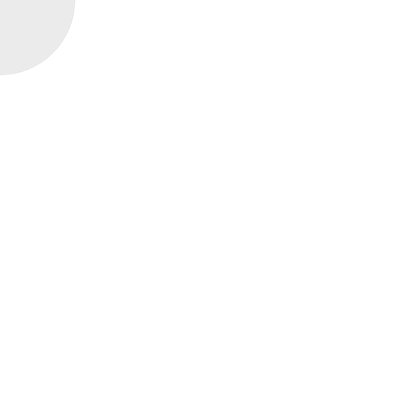
Frame 1 (no input)
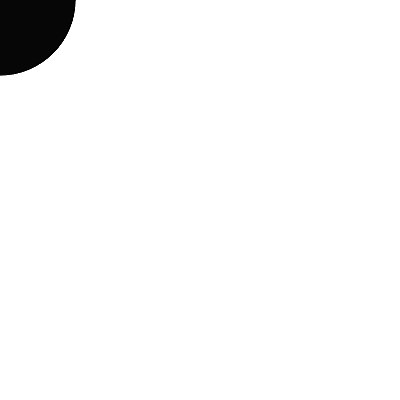
Frame 60 (no input)
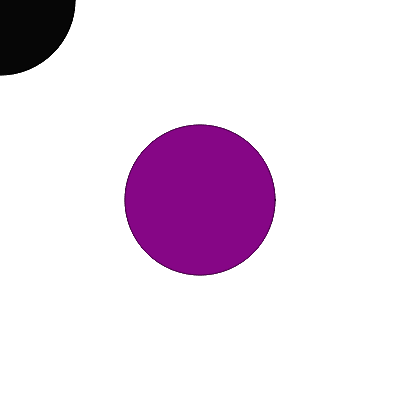
Frame 120 (the mouse pressed at the canvas centre since frame 60)

The p5.js sketch that drew these frames (run headless with seeded random() and noise() and a simulated clock; from frame 60 on, the mouse is pressed at the canvas centre):

// p5.js sketch
// ── sketch.js
function setup() {
  createCanvas(400, 400);
  background(255);
}

function draw() {
  let r = map(mouseX, 0, windowWidth, 0, 255);
  let b = map(mouseY, 0, windowWidth, 0, 255);
  fill(r, 0, b, 20);
  stroke(r * 0.5, 0, b * 0.5, 10);
  ellipse(mouseX, mouseY, 150, 150);
}

function windowResized(){
  resizeCanvas(windowWidth, windowHeight);
}
// ── style.css
html, body {
  margin: 0;
  padding: 0;
  font-family: monospace;
  font-size:15px
}
canvas {
  display: block;
}

.dropdown {
  position: fixed;
  display: inline-block;
  z-index: 1;

}

.dropbutton {
  background-color: #909090;
  color: black;
  padding: 16px;
  
  border: none;
  font-family: monospace;
  font-size: 15px;
}

.dropdown-content{
  display: none;
  position: absolute;
  background-color: #f1f1f1;
  min-width: 160px;
  box-shadow: 0px 8px 16px 0px rgba(0,0,0,0.2);
  z-index: 1;
}

.dropdown-content a{
  color: black;
  display: block;
}

.dropdown-content a:hover {
  background-color: #ddd;
}

.dropdown:hover .dropdown-content{
  display: block;
}

.dropdown:hover .dropbutton {
  background-color: #f1f1f1;
}

.center-image {
  display:block;
  margin-top: auto;
  margin-bottom: auto;
  width: 25%;
 
}


.zoom:hover {
  transition: transform .2s;
  transform: scale(1.05);
}
